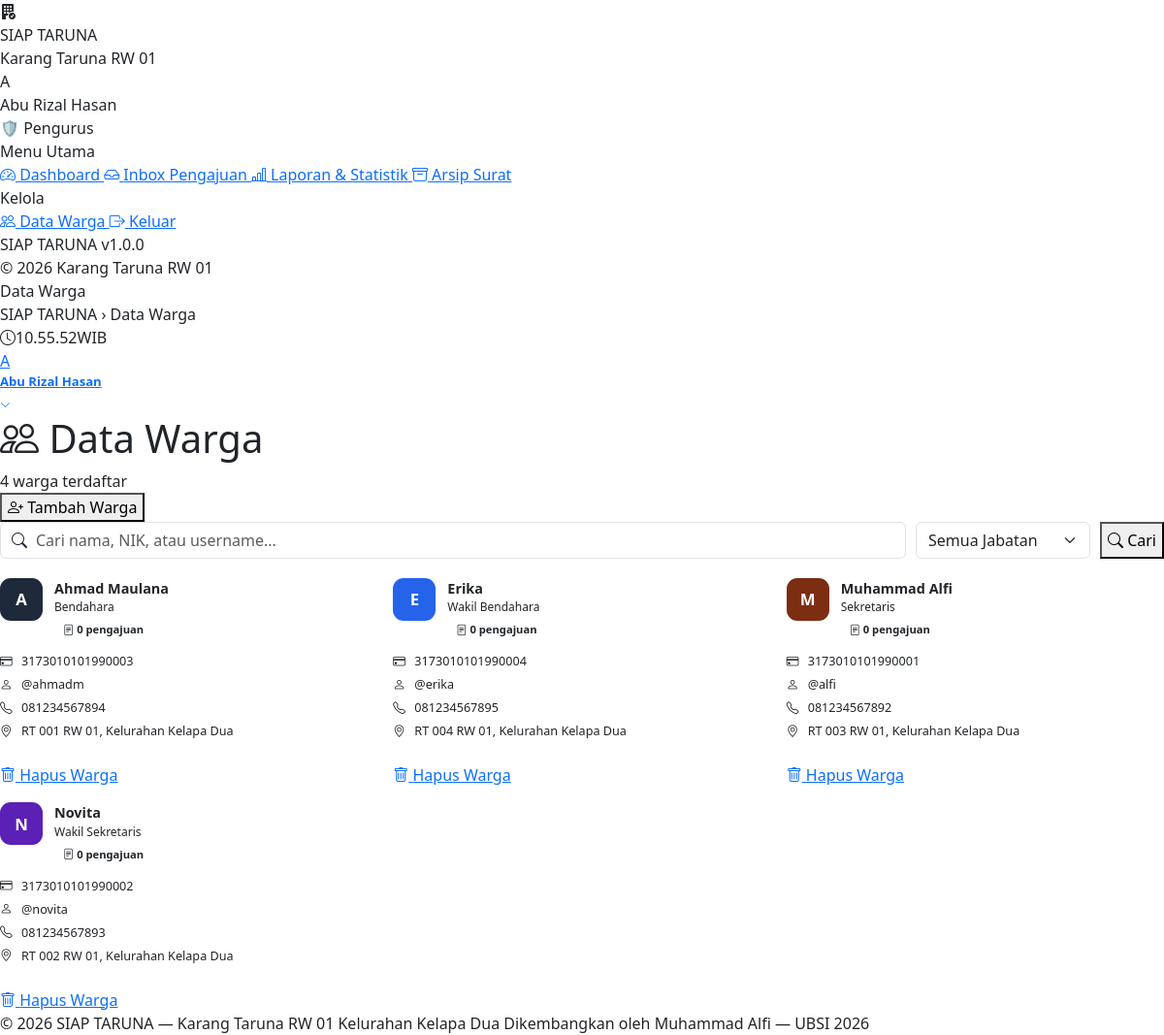
Screenshot of /pengurus/data-warga.php (signed in) with the database file from the repository.
### tables this page shows
CREATE TABLE `tb_users` (
    `id_user`    INT(11)      NOT NULL AUTO_INCREMENT,
    `nama`       VARCHAR(100) NOT NULL COMMENT 'Nama lengkap pengguna',
    `NIK`        VARCHAR(20)  NOT NULL COMMENT 'Nomor Induk Kependudukan (16 digit)',
    `username`   VARCHAR(50)  NOT NULL COMMENT 'Username untuk login',
    `password`   VARCHAR(255) NOT NULL COMMENT 'Password ter-hash (bcrypt)',
    `no_hp`      VARCHAR(15)  DEFAULT NULL,
    `alamat`     TEXT         DEFAULT NULL,
    `role`       ENUM('warga','pengurus') NOT NULL DEFAULT 'warga',
    `jabatan`    VARCHAR(100) DEFAULT NULL,
    `is_aktif`   TINYINT(1)   NOT NULL DEFAULT 1 COMMENT '1=aktif, 0=nonaktif',
    `created_at` TIMESTAMP    NOT NULL DEFAULT CURRENT_TIMESTAMP,
    PRIMARY KEY (`id_user`),
    UNIQUE KEY `uk_NIK`      (`NIK`),
    UNIQUE KEY `uk_username` (`username`)
);

### includes/fungsi.php (called while the page is built, shortened)
<?php
function inisial(string $nama): string {
    return strtoupper(mb_substr(trim($nama), 0, 1));
}

### pengurus/data-warga.php (the view, shortened to what this page needs)
<?php
require_once __DIR__ . '/../includes/fungsi.php';
$cari    = trim($_GET['cari'] ?? '');
$page  = max(1, (int)($_GET['hal'] ?? 1));
$limit = 12;
$offset = ($page - 1) * $limit;
$where = "WHERE u.role = 'warga'";
$q = $koneksi->query(
    "SELECT u.*,
            (SELECT COUNT(*) FROM tb_pengajuan WHERE id_user = u.id_user) AS jml_pengajuan
     FROM tb_users u $where
     ORDER BY u.nama ASC
     LIMIT $limit OFFSET $offset"
);
$warga = [];
if ($q) {
    while ($r = $q->fetch_assoc()) {
        $warga[] = $r;
    }
}
$total_warga = (int)($koneksi->query(
    "SELECT COUNT(*) AS n FROM tb_users WHERE role = 'warga'"
)->fetch_assoc()['n'] ?? 0);
$av_colors = [
    '#1E293B', '#2563EB', '#7C2D12', '#5B21B6',
    '#0F4C81', '#831843', '#047857', '#B45309'
];
require_once __DIR__ . '/../includes/header.php';
?>
<div class="page-header">
    <div class="page-header-row">
        <div>
            <h1 class="page-title">
                <i class="bi bi-people" style="color:var(--blue-600)"></i> Data Warga
            </h1>
            <div class="page-sub"><?= $total_warga ?> warga terdaftar</div>
        </div>
        <button class="btn-st btn-primary-st btn-pill"
                data-bs-toggle="modal" data-bs-target="#modalTambah">
            <i class="bi bi-person-plus"></i> Tambah Warga
        </button>
    </div>
</div>
<form method="GET" style="display:flex;gap:10px;margin-bottom:20px;flex-wrap:wrap">
    <div style="position:relative;flex:1;min-width:200px">
        <i class="bi bi-search" style="position:absolute;left:12px;top:50%;
           transform:translateY(-50%);color:var(--slate-400)"></i>
        <input type="text" name="cari" class="form-control"
               style="padding-left:36px"
               placeholder="Cari nama, NIK, atau username..."
               value="<?= htmlspecialchars($cari) ?>">
    </div>
    <select name="jabatan" class="form-select" style="max-width:180px"
            onchange="this.form.submit()">
        <option value="">Semua Jabatan</option>
    </select>
    <button type="submit" class="btn-st btn-primary-st btn-pill">
        <i class="bi bi-search"></i> Cari
    </button>
</form>
<div class="row g-3">
<?php if ($warga): foreach ($warga as $idx => $w):
    $av_clr = $av_colors[$idx % count($av_colors)];
?>
<div class="col-md-6 col-lg-4">
    <div class="card-st h-100"
         style="transition:var(--ease)"
         onmouseover="this.style.transform='translateY(-3px)';this.style.boxShadow='0 10px 28px rgba(0,0,0,.08)'"
         onmouseout="this.style.transform='';this.style.boxShadow=''">
        <div class="card-body-st">
            <div style="display:flex;align-items:flex-start;gap:12px;margin-bottom:13px">
                <div style="width:44px;height:44px;background:<?= $av_clr ?>;
                            border-radius:11px;color:white;display:flex;align-items:center;
                            justify-content:center;font-weight:800;font-size:1.05rem;
                            flex-shrink:0;text-transform:uppercase">
                    <?= inisial($w['nama']) ?>
                </div>
                <div style="flex:1;min-width:0">
                    <div style="font-weight:700;font-size:.9rem;white-space:nowrap;
                                overflow:hidden;text-overflow:ellipsis">
                        <?= htmlspecialchars($w['nama']) ?>
                    </div>
                    <div style="font-size:.75rem;color:var(--slate-400)">
                        <?= htmlspecialchars($w['jabatan'] ?? 'Warga') ?>
                    </div>
                    <span style="background:var(--blue-50);color:var(--blue-700);padding:2px 9px;
                                 border-radius:99px;font-size:.7rem;font-weight:600">
                        <i class="bi bi-file-text"></i> <?= $w['jml_pengajuan'] ?> pengajuan
                    </span>
                </div>
            </div>
            <?php foreach ([
                ['bi-credit-card', $w['NIK']],
                ['bi-person',      '@' . $w['username']],
                ['bi-telephone',   $w['no_hp'] ?? '—'],
                ['bi-geo-alt',     mb_substr($w['alamat'] ?? '—', 0, 34)],
            ] as [$ico, $val]): ?>
            <div style="display:flex;align-items:center;gap:8px;font-size:.79rem;
                        color:var(--slate-500);margin-bottom:5px;min-width:0">
                <i class="bi <?= $ico ?>" style="color:var(--blue-500);width:14px;flex-shrink:0"></i>
                <span style="white-space:nowrap;overflow:hidden;text-overflow:ellipsis">
                    <?= htmlspecialchars($val) ?>
                </span>
            </div>
            <?php endforeach; ?>
            <div style="margin-top:13px;padding-top:11px;border-top:1px solid var(--slate-100)">
                <a href="<?= APP_URL ?>/handlers/proses_warga.php?aksi=hapus&id=<?= $w['id_user'] ?>"
                   class="btn-st btn-sm-st btn-danger-st w-100"
                   style="border-radius:8px"
                   data-confirm="Yakin ingin menghapus warga <?= htmlspecialchars(addslashes($w['nama'])) ?>? Data tidak dapat dikembalikan.">
                    <i class="bi bi-trash"></i> Hapus Warga
                </a>
            </div>
        </div>
    </div>
</div>
<?php endforeach;
endif; ?>
</div>
<?php require_once __DIR__ . '/../includes/footer.php'; ?>

### rows the page displays
tb_users: nama "A", nama "Ahmad Maulana", jabatan "Bendahara", jml_pengajuan "0", val "3173010101990003", val "@ahmadm", val "081234567894", val "RT 001 RW 01, Kelurahan Kelapa Dua"
tb_users: nama "E", nama "Erika", jabatan "Wakil Bendahara", jml_pengajuan "0", val "3173010101990004", val "@erika", val "081234567895", val "RT 004 RW 01, Kelurahan Kelapa Dua"
tb_users: nama "M", nama "Muhammad Alfi", jabatan "Sekretaris", jml_pengajuan "0", val "3173010101990001", val "@alfi", val "081234567892", val "RT 003 RW 01, Kelurahan Kelapa Dua"
tb_users: nama "N", nama "Novita", jabatan "Wakil Sekretaris", jml_pengajuan "0", val "3173010101990002", val "@novita", val "081234567893", val "RT 002 RW 01, Kelurahan Kelapa Dua"

### other values shown
inisial($user['nama'] ?? 'P') "A"
$user['nama'] "Abu Rizal Hasan"
$hal_judul "Data Warga"
inisial($namaUser) "A"
$namaUser "Abu Rizal Hasan"
$total_warga "4"
